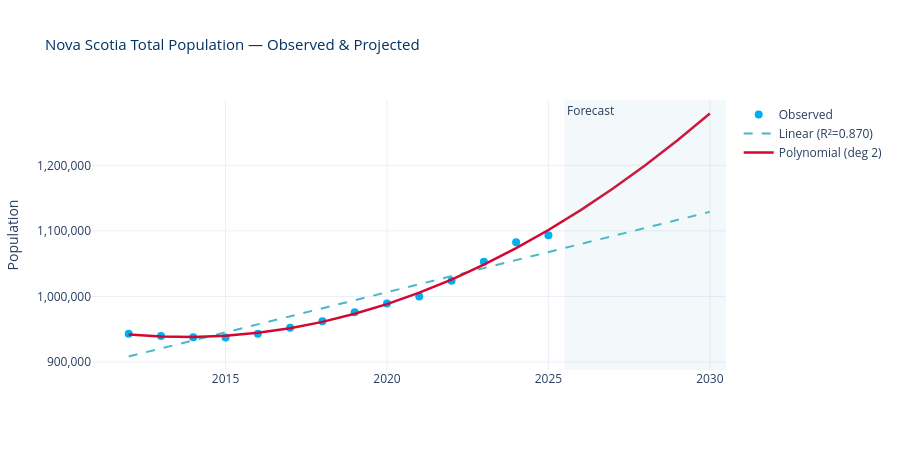

Notebook source saved alongside this figure:
### Markdown cell above
<div style="border-left: 4px solid #0058A4; padding: 10px 15px; margin: 10px 0; background-color: rgba(0,88,164,0.05); border-radius: 4px;">

**📉 NS Total Population Projection — Two Models Compared**

This chart shows the actual NS population (dots) and two forecast lines:

| Model | How it works | Strengths | Weaknesses |
|---|---|---|---|
| **Linear** (dashed) | Draws a straight line through the data | Simple, easy to interpret | Misses the post-2020 acceleration |
| **Polynomial (deg 2)** (solid red) | Fits a curve that can bend | Captures accelerating growth | Can overshoot if trend slows |

**R²** (shown in legend) measures how well the model fits historical data — closer to 1.0 = better fit.

The **shaded region** (2026–2030) is the forecast zone. Numbers in this region are *estimates*, not observations.

**Key question:** Will NS keep accelerating (polynomial is right) or will growth slow down (linear is safer)? The truth is probably somewhere in between — treat the polynomial as an *optimistic scenario* and linear as a *conservative floor*.

</div>

### Code cell
# ══════════════════════════════════════════════════════════════════════════════
# INTERACTIVE NS TOTAL — Linear vs Polynomial
# ══════════════════════════════════════════════════════════════════════════════

all_years = np.arange(2012, 2031)
x = ns_total['Year'].values
y = ns_total['NS_Total'].values

slope, intercept, r_lin, _, _ = stats.linregress(x, y)
coeffs_2 = np.polyfit(x, y, 2)

fig = go.Figure()
fig.add_trace(go.Scatter(x=x, y=y, mode='markers', name='Observed',
              marker=dict(color=NS['sky_blue'], size=8)))
fig.add_trace(go.Scatter(x=all_years, y=slope*all_years+intercept,
              mode='lines', name=f'Linear (R²={r_lin**2:.3f})',
              line=dict(color=NS['sea_green'], dash='dash')))
fig.add_trace(go.Scatter(x=all_years, y=np.polyval(coeffs_2, all_years),
              mode='lines', name='Polynomial (deg 2)',
              line=dict(color=NS['crimson'], width=2.5)))
fig.add_vrect(x0=2025.5, x1=2030.5, fillcolor=NS['slate_blue'], opacity=0.1,
              line_width=0, annotation_text='Forecast', annotation_position='top left')

fig.update_layout(
    title=dict(text='Nova Scotia Total Population — Observed & Projected',
               font=dict(size=15, color=NS['deep_blue'])),
    yaxis_title='Population', yaxis_tickformat=',',
    template='plotly_white', height=450, hovermode='x unified',
)
fig.show()

print(f"\n2025 (observed): {int(y[-1]):>10,}")
print(f"2028 (poly):     {int(np.polyval(coeffs_2, 2028)):>10,}")
print(f"2030 (poly):     {int(np.polyval(coeffs_2, 2030)):>10,}")

### Figure 1 — Plotly figure (JSON) as saved in the notebook; plotly's stock layout.template omitted (floating-point values rounded to 4 significant figures)
{"data": [{"marker": {"color": "#00AFEF", "size": 8}, "mode": "markers", "name": "Observed", "type": "scatter", "x": [2012, 2013, 2014, 2015, 2016, 2017, 2018, 2019, 2020, 2021, 2022, 2023, 2024, 2025], "y": [943163, 939808, 937768, 937419, 942984, 952159, 962072, 975799, 989168, 999908, 1024034, 1053005, 1082769, 1093245]}, {"line": {"color": "#48B8C7", "dash": "dash"}, "mode": "lines", "name": "Linear (R²=0.870)", "type": "scatter", "x": [2012, 2013, 2014, 2015, 2016, 2017, 2018, 2019, 2020, 2021, 2022, 2023, 2024, 2025, 2026, 2027, 2028, 2029, 2030], "y": [908400.0, 920700.0, 932900.0, 945200.0, 957500.0, 969700.0, 982000.0, 994200.0, 1006000.0, 1019000.0, 1031000.0, 1043000.0, 1056000.0, 1068000.0, 1080000.0, 1092000.0, 1105000.0, 1117000.0, 1129000.0]}, {"line": {"color": "#D30731", "width": 2.5}, "mode": "lines", "name": "Polynomial (deg 2)", "type": "scatter", "x": [2012, 2013, 2014, 2015, 2016, 2017, 2018, 2019, 2020, 2021, 2022, 2023, 2024, 2025, 2026, 2027, 2028, 2029, 2030], "y": [942100.0, 938800.0, 938100.0, 940000.0, 944500.0, 951600.0, 961300.0, 973500.0, 988400.0, 1006000.0, 1026000.0, 1048000.0, 1074000.0, 1101000.0, 1132000.0, 1165000.0, 1200000.0, 1238000.0, 1279000.0]}], "layout": {"annotations": [{"showarrow": false, "text": "Forecast", "x": 2026.0, "xanchor": "left", "xref": "x", "y": 1, "yanchor": "top", "yref": "y domain"}], "height": 450, "hovermode": "x unified", "shapes": [{"fillcolor": "#85BACD", "line": {"width": 0}, "opacity": 0.1, "type": "rect", "x0": 2026.0, "x1": 2030.0, "xref": "x", "y0": 0, "y1": 1, "yref": "y domain"}], "title": {"font": {"color": "#003262", "size": 15}, "text": "Nova Scotia Total Population — Observed & Projected"}, "yaxis": {"tickformat": ",", "title": {"text": "Population"}}}}
